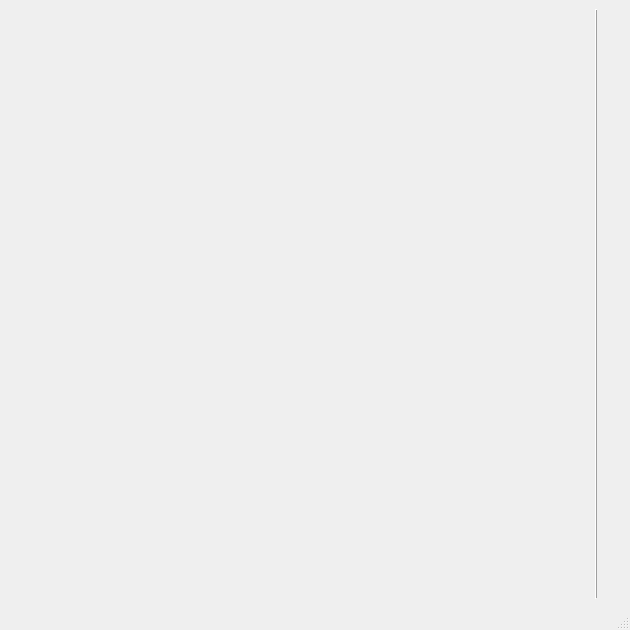
<?xml version="1.0" encoding="UTF-8"?>
<ui version="4.0">
 <class>SnakeClient</class>
 <widget class="QMainWindow" name="SnakeClient">
  <property name="enabled">
   <bool>true</bool>
  </property>
  <property name="geometry">
   <rect>
    <x>0</x>
    <y>0</y>
    <width>630</width>
    <height>630</height>
   </rect>
  </property>
  <property name="sizePolicy">
   <sizepolicy hsizetype="Preferred" vsizetype="Preferred">
    <horstretch>0</horstretch>
    <verstretch>0</verstretch>
   </sizepolicy>
  </property>
  <property name="windowTitle">
   <string>SnakeClient</string>
  </property>
  <widget class="QWidget" name="centralwidget">
   <layout class="QHBoxLayout" name="horizontalLayout_4">
    <item>
     <layout class="QHBoxLayout" name="horizontalLayout"/>
    </item>
    <item>
     <spacer name="horizontalSpacer">
      <property name="orientation">
       <enum>Qt::Horizontal</enum>
      </property>
      <property name="sizeHint" stdset="0">
       <size>
        <width>40</width>
        <height>20</height>
       </size>
      </property>
     </spacer>
    </item>
    <item>
     <widget class="QFrame" name="frame">
      <property name="font">
       <font>
        <pointsize>21</pointsize>
        <bold>true</bold>
       </font>
      </property>
      <property name="frameShape">
       <enum>QFrame::VLine</enum>
      </property>
      <property name="frameShadow">
       <enum>QFrame::Raised</enum>
      </property>
     </widget>
    </item>
    <item>
     <layout class="QVBoxLayout" name="verticalLayout_2">
      <item>
       <widget class="QLabel" name="player1Label">
        <property name="font">
         <font>
          <pointsize>21</pointsize>
          <bold>true</bold>
         </font>
        </property>
        <property name="text">
         <string/>
        </property>
       </widget>
      </item>
      <item>
       <widget class="QLabel" name="player2Label">
        <property name="font">
         <font>
          <pointsize>21</pointsize>
          <bold>true</bold>
         </font>
        </property>
        <property name="text">
         <string/>
        </property>
       </widget>
      </item>
      <item>
       <widget class="QLabel" name="player3Label">
        <property name="font">
         <font>
          <pointsize>21</pointsize>
          <bold>true</bold>
         </font>
        </property>
        <property name="text">
         <string/>
        </property>
       </widget>
      </item>
      <item>
       <widget class="QLabel" name="player4Label">
        <property name="font">
         <font>
          <pointsize>21</pointsize>
          <bold>true</bold>
         </font>
        </property>
        <property name="text">
         <string/>
        </property>
       </widget>
      </item>
     </layout>
    </item>
   </layout>
  </widget>
  <widget class="QMenuBar" name="menubar">
   <property name="geometry">
    <rect>
     <x>0</x>
     <y>0</y>
     <width>630</width>
     <height>25</height>
    </rect>
   </property>
  </widget>
  <widget class="QStatusBar" name="statusbar"/>
 </widget>
 <resources/>
 <connections/>
</ui>
